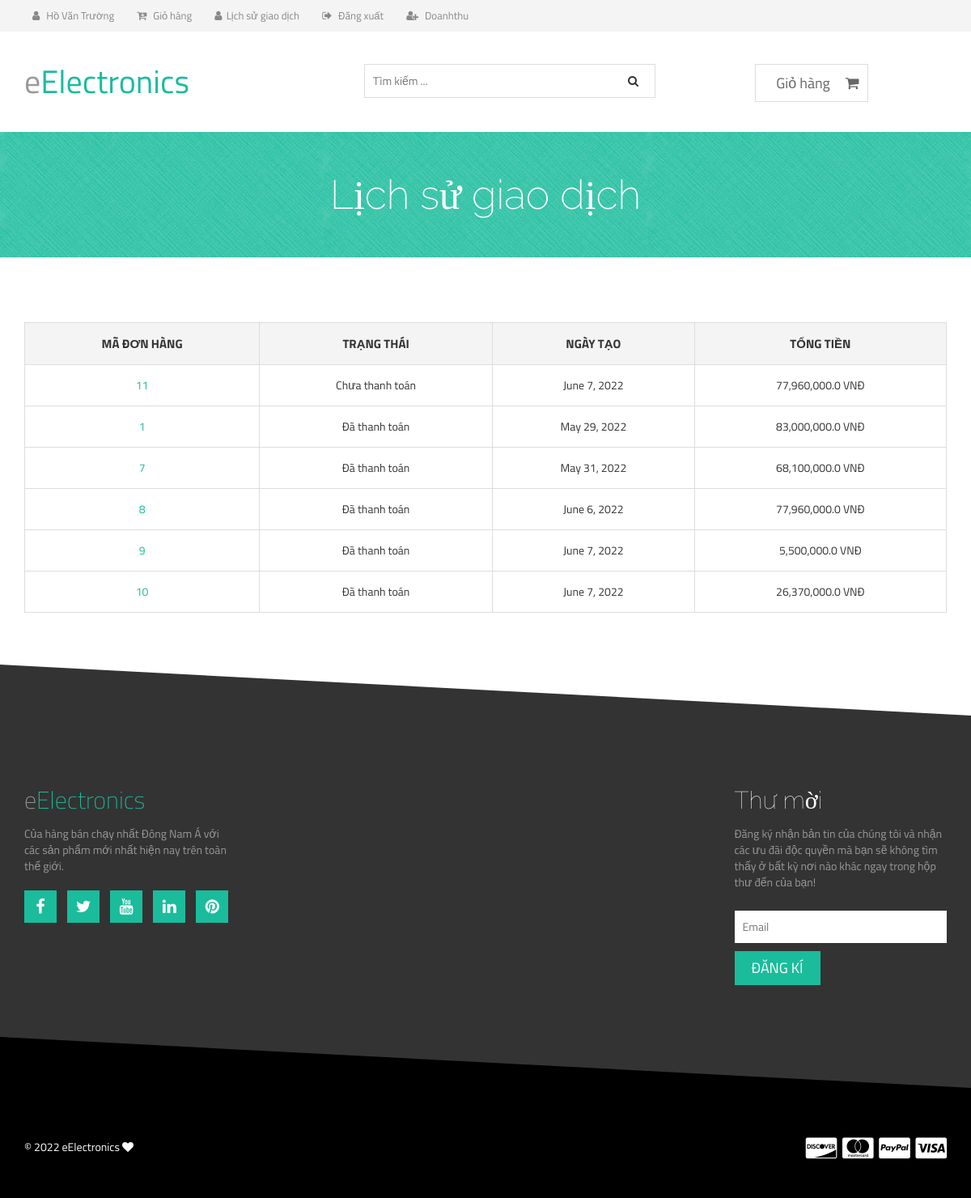
Before: /home/cart/history/ (signed in) with the older database file.
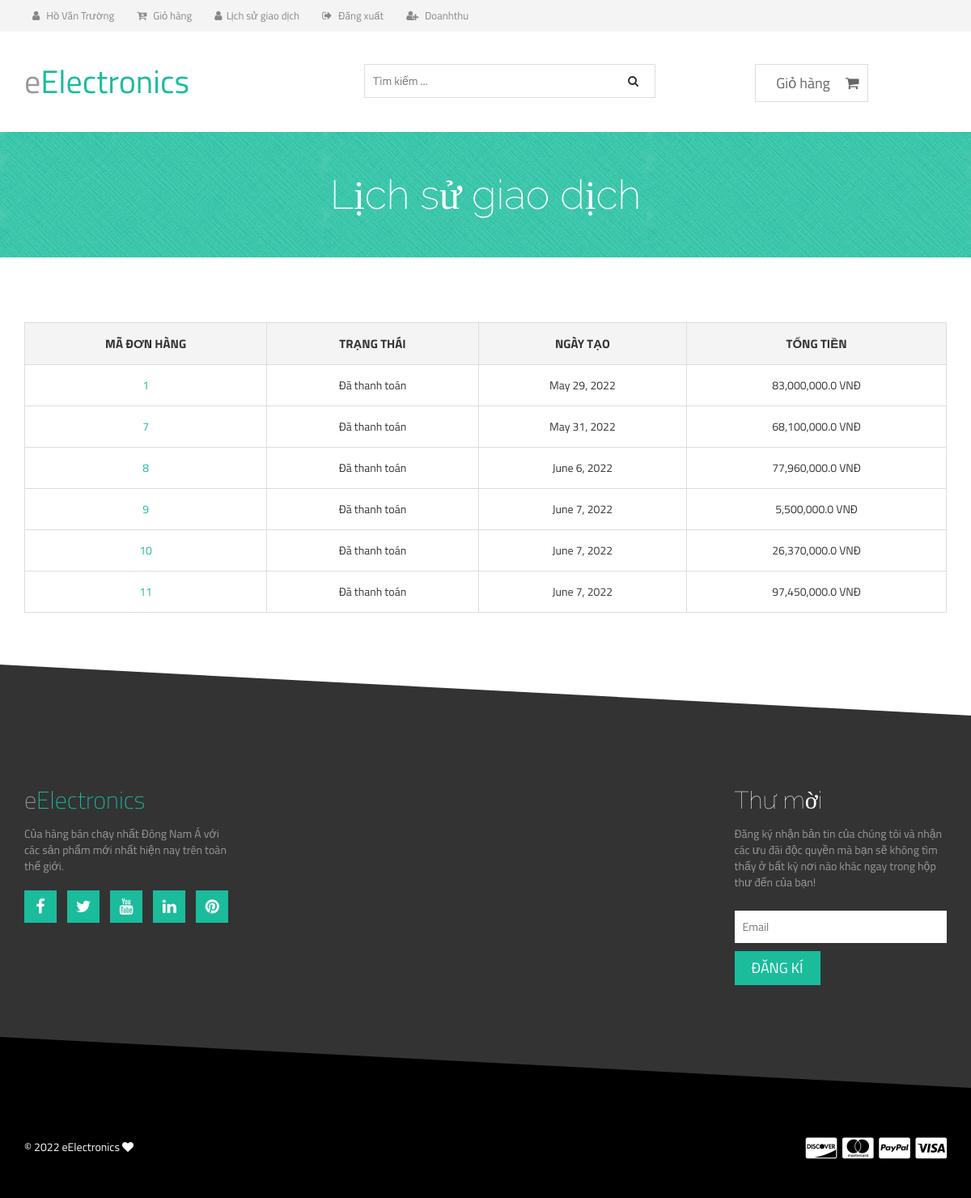
After: the same page with the newer database file.
### donhangs/models.py (models this page shows)
class DonHang(models.Model):
    id = models.AutoField(primary_key=True)
    user = models.ForeignKey(
        User,
        on_delete=models.CASCADE,
    )
    ngaydat = models.DateField(default=datetime.datetime.now)
    hoten = models.CharField(max_length=100,blank=True,default='')
    dienthoai = models.CharField(max_length=100,blank=True,default='')
    diachinhan = models.CharField(max_length=100,blank=True,default='')
    ghichu = models.CharField(max_length=1000,blank=True,default='')
    trangthai = models.BooleanField(default=False)
    tongtien = models.FloatField(null=False,default=0)

### donhangs/views.py (the view)
# urls.py: path('history/', views.history, name='history'),
def history(request):
    id = request.session['id_user']
    user = User.objects.get(pk=id)
    donhang = DonHang.objects.filter(user=user).order_by('trangthai')
    return render(request,'store/history.html',{'listorder':donhang})

### templates/store/history.html
{% extends 'store/base.html'%} {% load static%} {% load humanize %} {% block contentblock%}
<div class="product-big-title-area">
  <div class="container">
    <div class="row">
      <div class="col-md-12">
        <div class="product-bit-title text-center">
          <h2>Lịch sử giao dịch</h2>
        </div>
      </div>
    </div>
  </div>
</div>
<div class="single-product-area">
  <div class="zigzag-bottom"></div>
  <div class="container">
    <div class="row">
      <div class="col-md-12">
        <div class="product-content-right">
          <div class="woocommerce">
            {% if listorder %}
            <table cellspacing="0" class="shop_table cart">
              <thead>
                <tr>
                  <th class="product-name">Mã Đơn hàng</th>
                  <th class="product-price">Trạng thái</th>
                  <th class="product-quantity">Ngày tạo</th>
                  <th class="product-subtotal">Tổng tiền</th>
                </tr>
              </thead>
              <tbody>
                {% for item in listorder %}
                <tr class="cart_item">
                  <td class="product-price">
                    {% if item.trangthai == True %}
                    <a href="{% url 'donhangs:chitiet' item.id %}"><span class="amount">{{item.id}}</span></a>
                    {%else%}
                    <a href="{% url 'donhangs:view_cart' %}"><span class="amount">{{item.id}}</span></a>
                    {%endif%}
                  </td>
                  <td class="product-price">
                    <span class="amount"
                      >{% if item.trangthai == True %} Đã thanh toán {%else%} Chưa thanh toán {%endif%}</span
                    >
                  </td>
                  <td class="product-subtotal">
                    <span class="amount">{{item.ngaydat}}</span>
                  </td>
                  <td class="product-subtotal">
                    <span class="amount">{{item.tongtien|intcomma}} VNĐ</span>
                  </td>
                </tr>
                {% endfor %}
              </tbody>
            </table>
            {% else %}
            <h2 style="text-align: center">Không có đơn hàng</h2>
            {% endif %}
          </div>
        </div>
      </div>
    </div>
  </div>
</div>
{% endblock %}

Changed rows visible on the page:
changed DonHang id 11: tongtien "77,960,000.0" → "97,450,000.0"; trangthai "Chưa thanh toán" → "Đã thanh toán"; moves down the list
